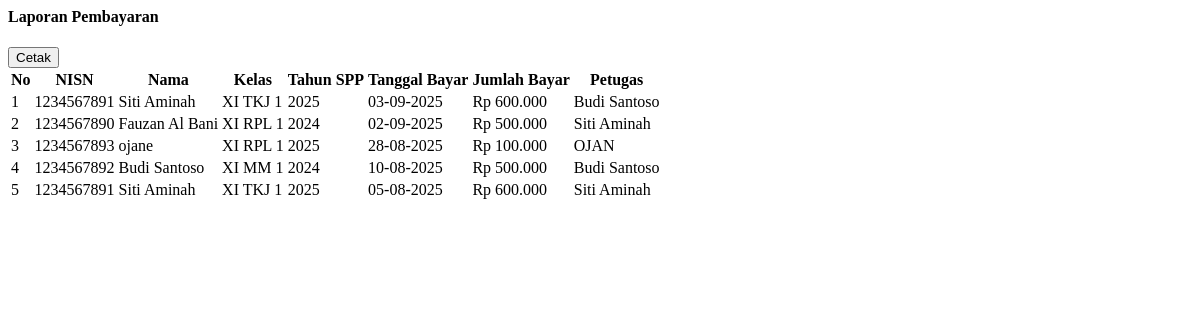
/pages/laporan.php, run on an earlier commit of the app's database.
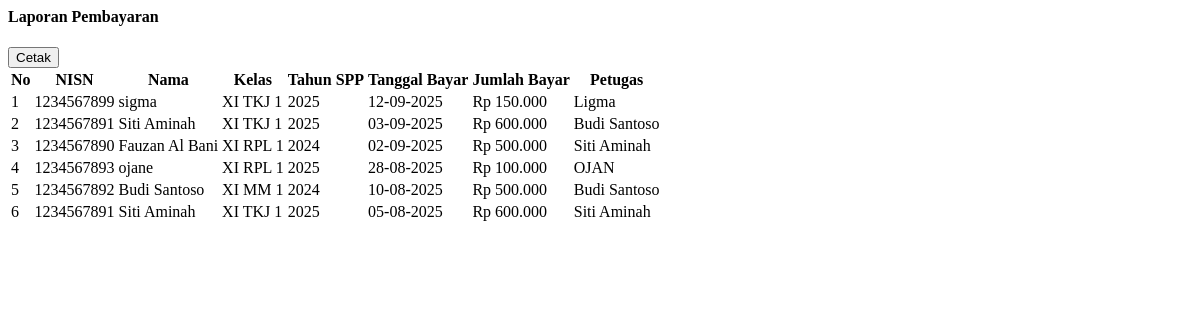
And on a later commit of the database.
### tables this page shows
CREATE TABLE `pembayaran` (
  `id_pembayaran` int(11) NOT NULL,
  `id_petugas` int(11) DEFAULT NULL,
  `nisn` char(10) DEFAULT NULL,
  `tgl_bayar` date DEFAULT NULL,
  `bulan_dibayar` varchar(8) DEFAULT NULL,
  `tahun_dibayar` varchar(4) DEFAULT NULL,
  `id_spp` int(11) DEFAULT NULL,
  `jumlah_bayar` int(11) DEFAULT NULL
);

CREATE TABLE `siswa` (
  `nisn` char(10) NOT NULL,
  `nis` char(8) DEFAULT NULL,
  `nama` varchar(35) DEFAULT NULL,
  `id_kelas` int(11) DEFAULT NULL,
  `alamat` text DEFAULT NULL,
  `no_telp` varchar(13) DEFAULT NULL,
  `id_spp` int(11) DEFAULT NULL,
  `password` varchar(255) NOT NULL
);

CREATE TABLE `kelas` (
  `id_kelas` int(11) NOT NULL,
  `nama_kelas` varchar(10) DEFAULT NULL,
  `kompetensi_keahlian` varchar(50) DEFAULT NULL
);

CREATE TABLE `spp` (
  `id_spp` int(11) NOT NULL,
  `tahun` int(11) DEFAULT NULL,
  `nominal` int(11) DEFAULT NULL
);

CREATE TABLE `petugas` (
  `id_petugas` int(11) NOT NULL,
  `username` varchar(25) DEFAULT NULL,
  `password` varchar(255) DEFAULT NULL,
  `nama_petugas` varchar(35) DEFAULT NULL,
  `level` enum('admin','petugas') DEFAULT NULL,
  `aktif` tinyint(1) NOT NULL DEFAULT 1
);

### pages/laporan.php (the view, shortened to what this page needs)
<?php
include "./config/koneksi.php";
?>
<div class="d-flex justify-content-between align-items-center mb-3">
  <h4 class="mb-0">Laporan Pembayaran</h4>
  <div class="d-flex gap-2">
    <button class="btn btn-outline-secondary btn-sm" onclick="window.print()">
      <i class="bi bi-printer me-1"></i> Cetak
    </button>
  </div>
</div>
<?php
$q = mysqli_query($koneksi,"
  SELECT p.id_pembayaran, s.nisn, s.nama, k.nama_kelas, sp.tahun,
         p.tgl_bayar, p.jumlah_bayar, pt.nama_petugas
  FROM pembayaran p
  JOIN siswa s    ON p.nisn = s.nisn
  JOIN kelas k    ON s.id_kelas = k.id_kelas
  JOIN spp sp     ON s.id_spp = sp.id_spp
  JOIN petugas pt ON p.id_petugas = pt.id_petugas
  ORDER BY p.tgl_bayar DESC
");
?>
<div class="card shadow-sm">
  <div class="card-body">
    <table class="table table-bordered table-striped datatable">
      <thead class="table-light">
        <tr>
          <th>No</th>
          <th>NISN</th>
          <th>Nama</th>
          <th>Kelas</th>
          <th>Tahun SPP</th>
          <th>Tanggal Bayar</th>
          <th>Jumlah Bayar</th>
          <th>Petugas</th>
        </tr>
      </thead>
      <tbody>
        <?php
        $no=1;
        while($d=mysqli_fetch_assoc($q)):
        ?>
        <tr>
          <td><?= $no++ ?></td>
          <td><?= $d['nisn'] ?></td>
          <td><?= htmlspecialchars($d['nama']) ?></td>
          <td><?= $d['nama_kelas'] ?></td>
          <td><?= $d['tahun'] ?></td>
          <td><?= date("d-m-Y", strtotime($d['tgl_bayar'])) ?></td>
          <td>Rp <?= number_format($d['jumlah_bayar'],0,',','.') ?></td>
          <td><?= htmlspecialchars($d['nama_petugas']) ?></td>
        </tr>
        <?php endwhile; ?>
      </tbody>
    </table>
  </div>
</div>

What changed in the data, as far as the page shows it:
added pembayaran: nisn.nisn "1234567899", nisn.nama "sigma", kelas.nama_kelas "XI TKJ 1", id_spp.tahun "2025", tgl_bayar "12-09-2025", jumlah_bayar "150.000", id_petugas.nama_petugas "Ligma"
